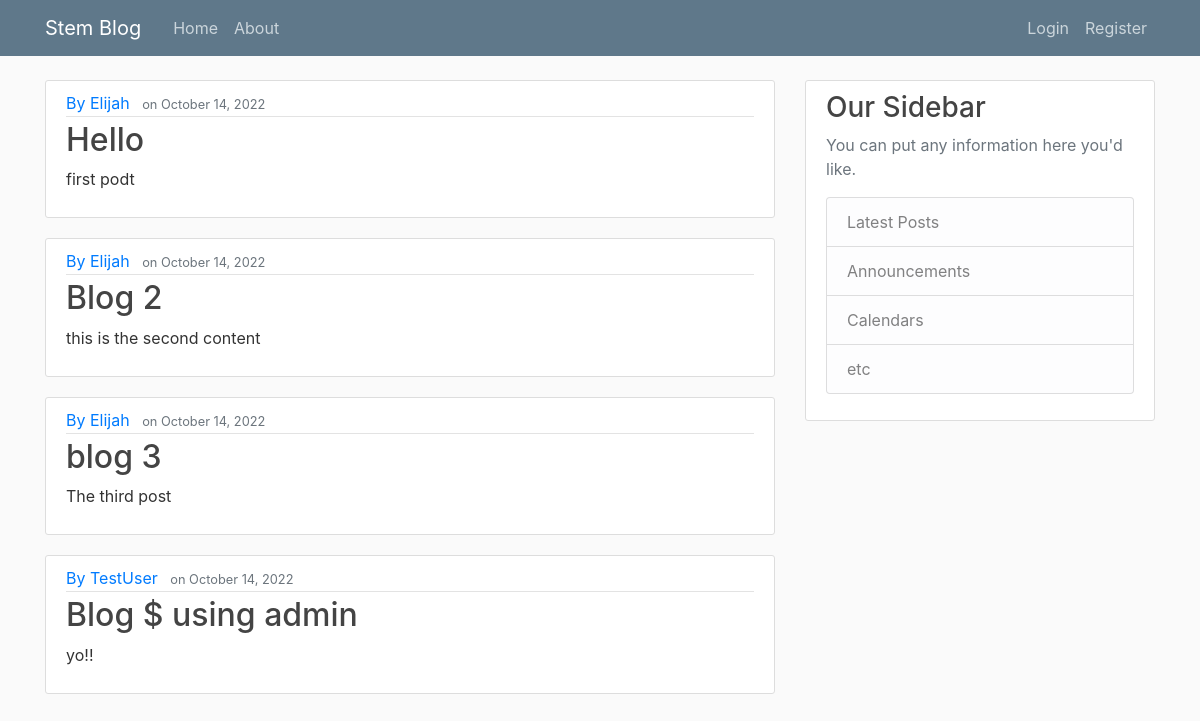
The page /stem/ on the database its author committed.
### stem/models.py (models this page shows, shortened)
class Posts(models.Model):
    title = models.CharField(max_length=200)
    content = models.TextField()
    date_posted = models.DateTimeField(default=timezone.now)
    author = models.ForeignKey(User, on_delete=models.CASCADE)

### stem/views.py (the view)
# urls.py: path("", views.home, name="diary-home"),
def home(request):
    posts = Posts.objects.all()
    context={"posts": posts}
    return render(request, "stem/home.html", context)

### stem/templates/stem/home.html
{% extends 'stem/index.html' %}
{% block content %}
{% for post in posts %}
<article class="media content-section">
    <div class="media-body">
        <div class="article-metadata">
            <a class="mr-2" href="#">By {{ post.author }} </a>
            <small class="text-muted">on {{ post.date_posted|date:"F d, Y" }}</small>
        </div>
        <h2><a href="#" class="article-title">{{ post.title }}</a></h2>
        <p class="article-content">{{ post.content }}</p>
    </div>
</article>
{% endfor %}
{% endblock content %}

### stem/templates/stem/index.html (shortened to what this page needs)
{% load static %}
<!DOCTYPE html>
<html>
<head>
	<link rel="stylesheet" href="https://maxcdn.bootstrapcdn.com/bootstrap/4.0.0/css/bootstrap.min.css">
	<link rel="stylesheet" type="text/css" href="{% static 'stem/main.css' %}">
</head>
<body>
	<header class="site-header">
		<nav class="navbar navbar-expand-md navbar-dark bg-steel fixed-top">
		  <div class="container">
			<a class="navbar-brand mr-4" href="{% url 'stem-bloghome' %}">Stem Blog</a>
			<div class="collapse navbar-collapse" id="navbarToggle">
			  <div class="navbar-nav mr-auto">
				<a class="nav-item nav-link" href="{% url 'stem-bloghome' %}">Home</a>
				<a class="nav-item nav-link" href="{% url 'info' %}">About</a>
			  </div>
			  <div class="navbar-nav">
				{% if user.is_authenticated %}
					<a class="nav-item nav-link" href="{% url 'profile' %}">Profile</a>
					<a class="nav-item nav-link" href="{% url 'logout-site' %}">Logout</a>
				{% else %}
					<a class="nav-item nav-link" href="{% url 'login-site' %}">Login</a>
					<a class="nav-item nav-link" href="{% url 'register' %}">Register</a>
				{% endif %}
			  </div>
			</div>
		  </div>
		</nav>
	</header>
    <main role="main" class="container">
		<div class="row">
		  <div class="col-md-8">
			{% block content %}
			{% endblock %}
		  </div>
		  <div class="col-md-4">
			<div class="content-section">
			  <h3>Our Sidebar</h3>
			  <p class='text-muted'>You can put any information here you'd like.
				<ul class="list-group">
				  <li class="list-group-item list-group-item-light">Latest Posts</li>
				  <li class="list-group-item list-group-item-light">Announcements</li>
				  <li class="list-group-item list-group-item-light">Calendars</li>
				  <li class="list-group-item list-group-item-light">etc</li>
				</ul>
			  </p>
			</div>
		  </div>
		</div>
	</main>
</body>
</html>

### stem/static/stem/main.css (style rules this page uses)
body { background: #fafafa; color: #333333; margin-top: 5rem; }
h1, h2, h3, h4, h5, h6 { color: #444444; }
ul { margin: 0; }
.bg-steel { background-color: #5f788a; }
.site-header .navbar-nav .nav-link { color: #cbd5db; }
.content-section { background: #ffffff; padding: 10px 20px; border: 1px solid #dddddd; border-radius: 3px; margin-bottom: 20px; }
.article-title { color: #444444; }
.article-content { white-space: pre-line; }
.article-metadata { padding-bottom: 1px; margin-bottom: 4px; border-bottom: 1px solid #e3e3e3 }

### rows shown on the page
Posts: author "Elijah", date_posted "October 14, 2022", title "Hello", content "first podt"
Posts: author "Elijah", date_posted "October 14, 2022", title "Blog 2", content "this is the second content"
Posts: author "Elijah", date_posted "October 14, 2022", title "blog 3", content "The third post"
Posts: author "TestUser", date_posted "October 14, 2022", title "Blog $ using admin", content "yo!!"
